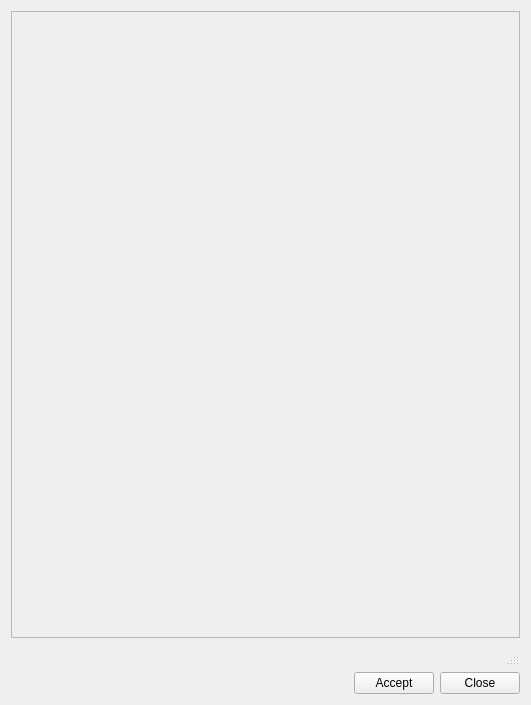
<?xml version="1.0" encoding="UTF-8"?>
<ui version="4.0">
 <class>dlg_info_basic</class>
 <widget class="QDialog" name="dlg_info_basic">
  <property name="geometry">
   <rect>
    <x>0</x>
    <y>0</y>
    <width>531</width>
    <height>705</height>
   </rect>
  </property>
  <property name="windowTitle">
   <string>Basic info</string>
  </property>
  <layout class="QVBoxLayout" name="verticalLayout_3">
   <item>
    <widget class="QScrollArea" name="scrollArea">
     <property name="widgetResizable">
      <bool>true</bool>
     </property>
     <widget class="QWidget" name="scrollAreaWidgetContents_2">
      <property name="geometry">
       <rect>
        <x>0</x>
        <y>0</y>
        <width>511</width>
        <height>628</height>
       </rect>
      </property>
      <layout class="QVBoxLayout" name="verticalLayout">
       <item>
        <layout class="QGridLayout" name="gridLayout">
         <item row="1" column="0">
          <widget class="QPushButton" name="hydrometer_link">
           <property name="text">
            <string/>
           </property>
           <property name="flat">
            <bool>true</bool>
           </property>
          </widget>
         </item>
        </layout>
       </item>
      </layout>
     </widget>
    </widget>
   </item>
   <item>
    <widget class="QStatusBar" name="statusbar"/>
   </item>
   <item>
    <layout class="QHBoxLayout" name="horizontalLayout">
     <item>
      <spacer name="horizontalSpacer">
       <property name="orientation">
        <enum>Qt::Horizontal</enum>
       </property>
       <property name="sizeHint" stdset="0">
        <size>
         <width>40</width>
         <height>20</height>
        </size>
       </property>
      </spacer>
     </item>
     <item>
      <widget class="QPushButton" name="btn_accept">
       <property name="text">
        <string>Accept</string>
       </property>
      </widget>
     </item>
     <item>
      <widget class="QPushButton" name="btn_close">
       <property name="text">
        <string>Close</string>
       </property>
      </widget>
     </item>
    </layout>
   </item>
  </layout>
 </widget>
 <resources/>
 <connections/>
</ui>
